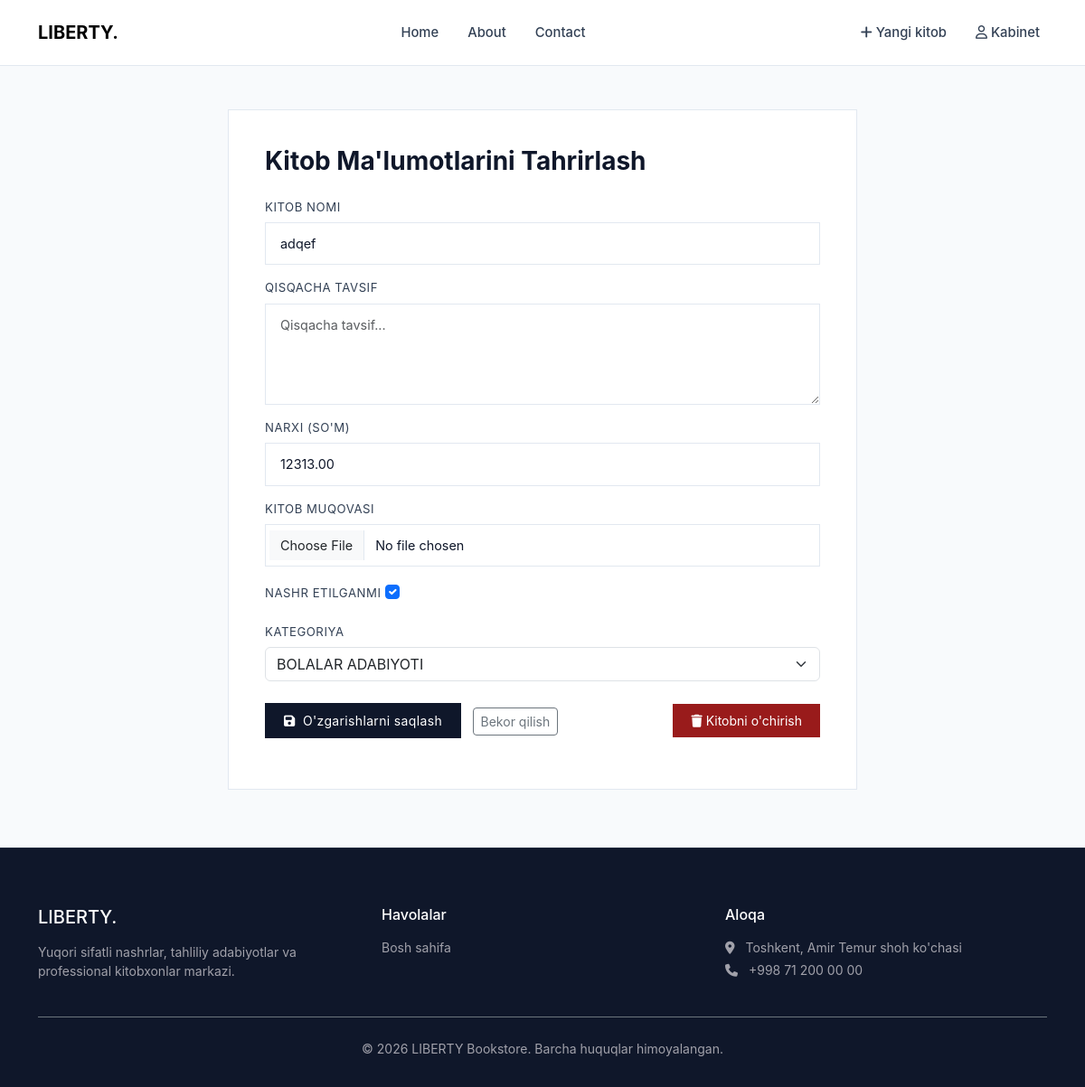
Screenshot of /book/2/update/ (signed in) with the database file from the repository.
### main/models.py (models this page shows, shortened)
class Book(models.Model):
    title = models.CharField(max_length=255)
    introduction = models.TextField(null=True, blank=True)
    price = models.DecimalField(max_digits=10, decimal_places=2)
    image = models.ImageField(upload_to="images/", null=True, blank=True)
    created = models.DateTimeField(auto_now_add=True)
    updated = models.DateTimeField(auto_now=True)
    published = models.BooleanField(default=True)
    category = models.ForeignKey(Category, on_delete=models.CASCADE)
    class Meta:
        ordering = ['-created']

### main/views.py (the view)
# urls.py: path('book/<int:book_id>/update/', update_book, name='book_update'),
def update_book(request, book_id):
    if request.user.is_staff:
        book = get_object_or_404(Book, pk=book_id)
        if request.method == "POST":
            form = BookForm(data=request.POST, files=request.FILES, instance=book)
            if form.is_valid():
                form.save()
                messages.success(request, "Muvaffaqiyatli o'zgartirildi!")
                return redirect("book_detail", book_id=book.id)
        else:
            form = BookForm(instance=book)
        context = {"form": form, "book": book}
        return render(request, "main/book_form.html", context)
    else:
        return redirect('all_books')

### main/models.py (called while the page is built)
    def __str__(self):
        return self.name

### templates/main/book_form.html (shortened to what this page needs)
{%extends 'base.html'%}
{%load static%}
{%block style%}
<link rel="stylesheet" href="{%static 'css/pages.css'%}">
{%endblock%}
{%block main%}
<div class="container my-5" style="max-width: 720px;">
  <div class="contact-form-box">
    <h3 class="fw-bold mb-4" style="color: var(--color-slate-900);">
      {%if book%}Kitob Ma'lumotlarini Tahrirlash{%else%}Kitob Ma'lumotlarini Kiritish{%endif%}
    </h3>
    <form method="POST" enctype="multipart/form-data">
      {%for field in form%}
        <div class="mb-3">
          <label class="form-label">{{field.label}}</label>
          {{field}}
        </div>
      {%endfor%}
      <div class="d-flex justify-content-between align-items-center mt-4">
        <div>
          <button type="submit" class="custom-btn-primary me-2">
            <i class="fa-solid fa-floppy-disk me-1"></i>
            {%if book%}O'zgarishlarni saqlash{%else%}Saqlash{%endif%}
          </button>
          <a href="{%url 'all_books'%}" class="btn btn-outline-secondary btn-sm">Bekor qilish</a>
        </div>
        {%if book%}
        <a href="{%url 'book_delete' book.id%}" class="custom-btn-danger">
          <i class="fa-solid fa-trash me-1"></i>Kitobni o'chirish
        </a>
        {%endif%}
      </div>
    </form>
  </div>
</div>
{%endblock%}
{%block footer%}
<div class="container">
  <div class="row g-4">
    <div class="col-md-4">
      <h5 class="text-white mb-3">LIBERTY.</h5>
      <p class="small">Yuqori sifatli nashrlar, tahliliy adabiyotlar va professional kitobxonlar markazi.</p>
    </div>
    <div class="col-md-4">
      <h6 class="text-white mb-3">Havolalar</h6>
      <ul class="list-unstyled small">
        <li><a href="{%url 'all_books'%}">Bosh sahifa</a></li>
      </ul>
    </div>
    <div class="col-md-4">
      <h6 class="text-white mb-3">Aloqa</h6>
      <p class="small mb-1"><i class="fa-solid fa-location-dot me-2"></i> Toshkent, Amir Temur shoh ko'chasi</p>
      <p class="small"><i class="fa-solid fa-phone me-2"></i> +998 71 200 00 00</p>
    </div>
  </div>
  <div class="text-center pt-4 mt-4 border-top border-secondary small">&copy; 2026 LIBERTY Bookstore. Barcha huquqlar himoyalangan.</div>
</div>
{%endblock%}

### staticfiles/css/main.css (style rules this page uses)
:root { --color-slate-900: #0f172a; --color-slate-800: #1e293b; --color-slate-700: #334155; --color-slate-100: #f1f5f9; --color-slate-50: #f8fafc; --color-emerald-700: #047857; --color-emerald-800: #065f46; --color-zinc-400: #a1a1aa; --color-border: #e2e8f0; }
body { font-family: 'Inter', -apple-system, BlinkMacSystemFont, "Segoe UI", Roboto, sans-serif; background-color: var(--color-slate-50); color: var(--color-slate-800); margin: 0; padding: 0; }
a { text-decoration: none; color: inherit; }
.custom-btn-primary { background-color: var(--color-slate-900); color: #ffffff; border: 1px solid var(--color-slate-900); padding: 0.5rem 1.25rem; font-size: 0.875rem; letter-spacing: 0.025em; transition: all 0.2s ease; }
.custom-btn-danger { background-color: #991b1b; color: #ffffff; border: none; padding: 0.5rem 1.25rem; font-size: 0.875rem; }

### staticfiles/css/pages.css (style rules this page uses)
.contact-form-box { background-color: #ffffff; border: 1px solid var(--color-border); padding: 2.5rem; }
.contact-form-box .form-label { font-size: 0.825rem; text-transform: uppercase; letter-spacing: 0.04em; color: var(--color-slate-700); margin-bottom: 0.4rem; }
.contact-form-box .form-control { border-color: var(--color-border); border-radius: 0; padding: 0.75rem 1rem; font-size: 0.9rem; color: var(--color-slate-900); }

### rows the page displays
Book: form "adqef" "12313.00" "☑" "BOLALAR ADABIYOTI"

### other values shown
{{ field.label }} "KITOB NOMI" "QISQACHA TAVSIF" "NARXI (SO'M)" "KITOB MUQOVASI" "NASHR ETILGANMI" "KATEGORIYA"
